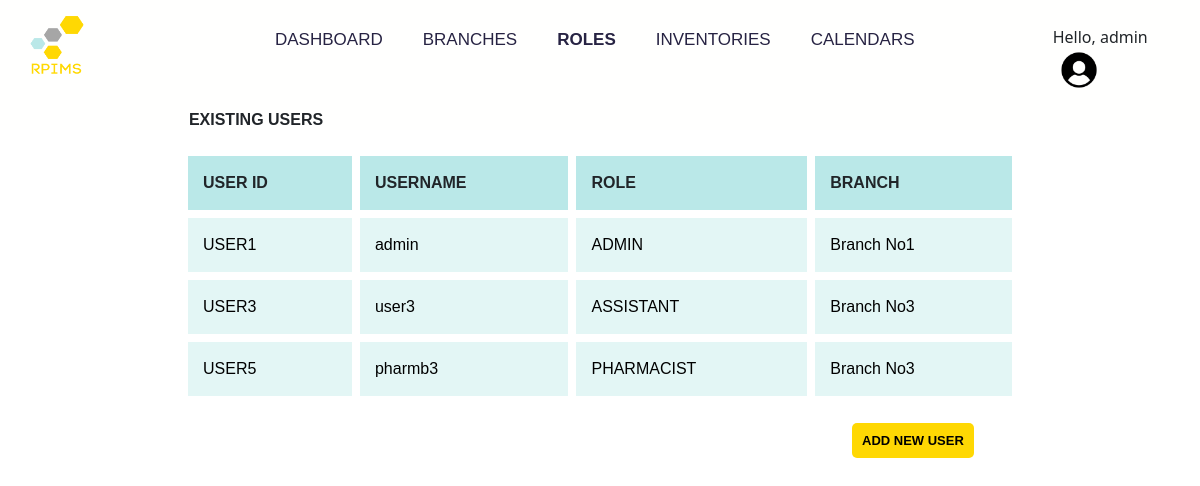
/roles (signed in), run on an earlier commit of the app's database.
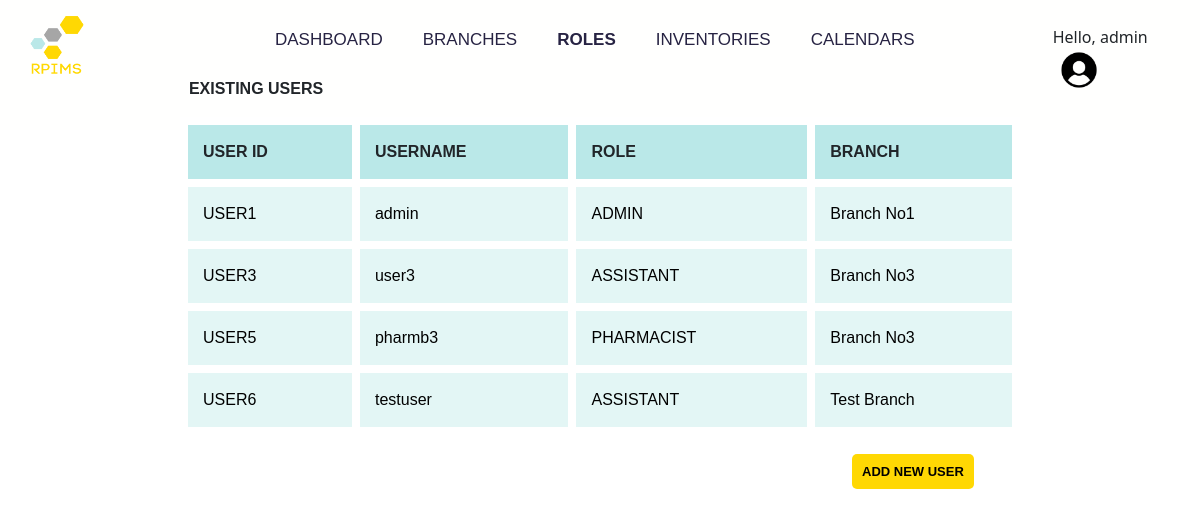
And on a later commit of the database.
### users/models.py (models this page shows)
class User(AbstractUser):
    role = models.CharField(max_length=20, choices=role_choices, default="Assistant",editable=True)
    branch = models.ForeignKey(Branch_Location, on_delete=models.CASCADE, default = "1")
    def __str__(self):
        return self.username

### admin_dash/models.py (models this page shows)
class Branch_Location(models.Model):
    Branch_Name = models.CharField(max_length=50, unique=True)
    Branch_address = models.CharField(max_length=255, unique=True)
    Branch_phonenumber = models.IntegerField(default = 1, validators=[MaxValueValidator(6000000000000), MinValueValidator(6000000000)])
    Branch_state = models.CharField(max_length = 20,choices = state_choices, default ='default')
    def __str__(self):
        return self.Branch_Name

### admin_dash/views.py (the view)
# urls.py: path('roles', views.roles, name="roles"),
def roles(request):
    myusers = User.objects.all()
    template = loader.get_template('admin_dash/roles.html')
    context = {
        'myusers': myusers
    }
    return HttpResponse(template.render(context,request))

### admin_dash/templates/admin_dash/roles.html (shortened to what this page needs)
{% extends "admin_dash/layout.html" %}
{% block content %}
{% if user.is_authenticated %}
    {% if user.role == "ADMIN"%}
    {% load static %}
    {% load bootstrap5 %}
    {% bootstrap_css %}
    <link rel="stylesheet" href="{% static 'css/lists.css' %}">
    <body>
        <div class="content">
            <p style="font-weight: bold;">&nbsp;&nbsp;EXISTING USERS</p>
            <table class="style1">
                <tr style="font-weight: bold; background-color: #bae8e8;">
                    <th class="style1">USER ID</th>
                    <th class="style1">USERNAME</th>
                    <th class="style1">ROLE</th>
                    <th class="style1">BRANCH</th>
                </tr>
                    {% for x in myusers %}
                    <tr class="style1">
                    <td class="style1"><a href="{% url 'viewuser' x.id %}" style="color: black; text-decoration: none;" >USER{{x.id}}</a></td>
                    <td class="style1"><a href="{% url 'viewuser' x.id %}" style="color: black; text-decoration: none;" >{{x.username}}</a></td>
                    <td class="style1"><a href="{% url 'viewuser' x.id %}" style="color: black; text-decoration: none;" >{{x.role}}</a></td>
                    <td class="style1"><a href="{% url 'viewuser' x.id %}" style="color: black; text-decoration: none;" >{{x.branch}}</a></td>
                    </tr>
                    {% endfor %}
            </table>
            <br>
            <a class="add" href="{% url 'adduser' %}">ADD NEW USER</a>
        </div>
    </body>
    {% else %}
    <h1>Sorry, you must be an ADMIN to view this page.</h1>
    <a href="{% url 'login_user' %}"> LOG IN NOW</a>
    {% endif %}
{% else %}
    <h1>Sorry, you must be logged in to view this page.</h1>
    <a href="{% url 'login_user' %}"> LOG IN NOW</a>
{% endif %}
{% endblock %}

### admin_dash/templates/admin_dash/layout.html (shortened to what this page needs)
<!DOCTYPE html>
<html>
<head>
    {% load static %}
    {% load bootstrap5 %}
    {% bootstrap_css %}
    <link rel="stylesheet" href="{% static 'css/template.css' %}">
</head>
{% if user.is_authenticated %}
    <body>
        <div class="flex-container">
            <div class="logo">
                <a><img src="/static/images/logo.png" class="brand"></a>
            </div>
            <nav>
                {% url 'adminnotification' as adminnotification %}
                <a{% if request.path == adminnotification %} class="active"{% endif %}
                href="{{ adminnotification }}">DASHBOARD</a>
                {% url 'branches' as branches %}
                <a{% if request.path == branches %} class="active"{% endif %}
                href="{{ branches }}">BRANCHES</a>
                {% url 'roles' as roles %}
                <a{% if request.path == roles %} class="active"{% endif %}
                href="{{ roles }}">ROLES</a>
                {% url 'inventories' as inventories %}
                <a{% if request.path == inventories %} class="active"{% endif %}
                href="{{ inventories }}">INVENTORIES</a>
                {% url 'calendars' as calendars %}
                <a{% if request.path == calendars %} class="active"{% endif %}
                href="{{ calendars }}">CALENDARS</a>
            </nav>
            <div class="user-dropdown">
                Hello, {{ user }}
                <button class="dropbutton">
                    <img src="/static/images/user-icon.png" class="usericon">
                </button>
            </div>
        </div>
        <div class="container body-content">
{% else %}
    <h1>Sorry, you must be logged in to view this page.</h1>
    <a href="{% url 'login_user' %}"> LOG IN NOW</a>
{% endif %}
    {% block content %}{% endblock %}
</body>
</html>

What changed in the data, as far as the page shows it:
added User: id "6", username "testuser", role "ASSISTANT", branch "Test Branch"
